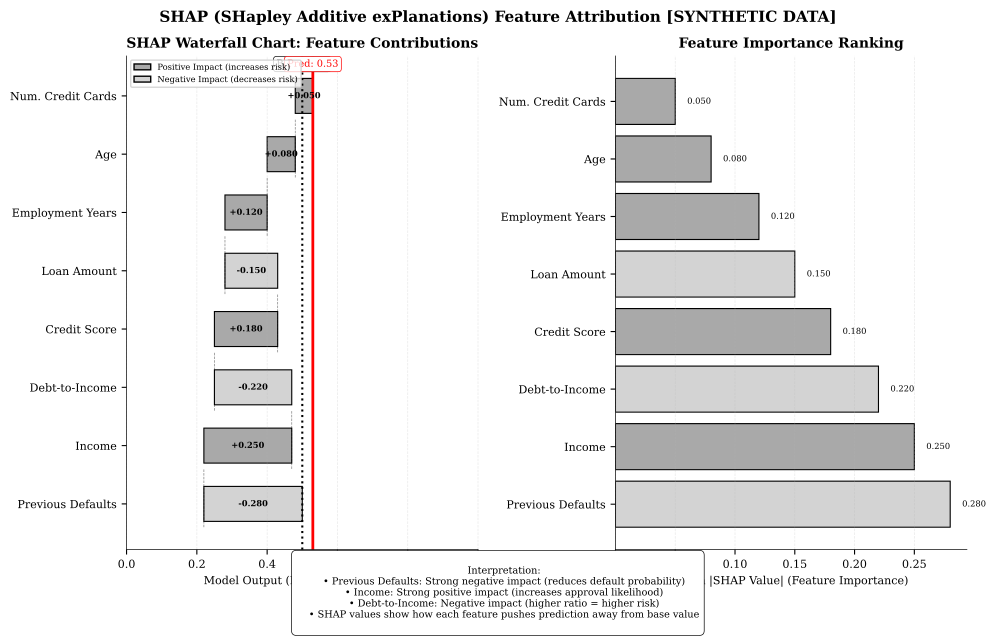

Here is the Python script that generated this plot:
"""
SHAP Waterfall Chart
Visualization of SHAP values for model explainability

Required libraries: matplotlib, numpy
Output: shap_waterfall.pdf
"""

import matplotlib.pyplot as plt
import numpy as np
from pathlib import Path

# Chart metadata for QuantLet integration
CHART_METADATA = {
    'title': 'SHAP Waterfall Chart',
    'url': 'https://github.com/Digital-AI-Finance/DigitalFinance_3/tree/main/charts/module_03_ai_ml/shap_waterfall'
}

def create_shap_waterfall():
    """Create a SHAP-style waterfall chart for feature importance explanation"""

    # Set style for academic publication
    plt.rcParams['font.family'] = 'serif'
    plt.rcParams['font.size'] = 8
    plt.rcParams['axes.linewidth'] = 0.5

    # Set random seed for reproducibility
    np.random.seed(42)

    fig, (ax1, ax2) = plt.subplots(1, 2, figsize=(10, 6))

    # Synthetic SHAP values for a credit risk prediction example
    features = [
        'Income',
        'Credit Score',
        'Debt-to-Income',
        'Employment Years',
        'Loan Amount',
        'Age',
        'Previous Defaults',
        'Num. Credit Cards'
    ]

    # SHAP values (impact on prediction)
    shap_values = np.array([0.25, 0.18, -0.22, 0.12, -0.15, 0.08, -0.28, 0.05])
    base_value = 0.5  # Base prediction (e.g., average default probability)
    prediction = base_value + np.sum(shap_values)

    # Sort by absolute SHAP value
    sorted_indices = np.argsort(np.abs(shap_values))[::-1]
    features_sorted = [features[i] for i in sorted_indices]
    shap_sorted = shap_values[sorted_indices]

    # Left panel: SHAP waterfall chart
    n_features = len(features_sorted)
    y_pos = np.arange(n_features)

    # Create waterfall
    cumulative = base_value
    positions = [cumulative]

    for val in shap_sorted:
        cumulative += val
        positions.append(cumulative)

    # Plot bars
    for i, (feature, shap_val) in enumerate(zip(features_sorted, shap_sorted)):
        start = positions[i]
        color = 'darkgray' if shap_val > 0 else 'lightgray'

        # Draw bar
        ax1.barh(i, shap_val, left=start, height=0.6,
                color=color, edgecolor='black', linewidth=0.8)

        # Add value label
        label_x = start + shap_val/2
        ax1.text(label_x, i, f'{shap_val:+.3f}',
                ha='center', va='center', fontsize=6, fontweight='bold')

        # Draw connecting line to next feature
        if i < n_features - 1:
            ax1.plot([positions[i+1], positions[i+1]],
                    [i - 0.4, i + 0.6],
                    'k--', linewidth=0.5, alpha=0.5)

    # Add base value marker
    ax1.axvline(x=base_value, color='black', linestyle=':',
               linewidth=1.5, label='Base Value')
    ax1.text(base_value, n_features - 0.5, f'Base: {base_value:.2f}',
            ha='center', fontsize=7,
            bbox=dict(boxstyle='round,pad=0.3', facecolor='white',
                     edgecolor='black', linewidth=0.5))

    # Add final prediction marker
    ax1.axvline(x=prediction, color='red', linestyle='-',
               linewidth=2, label='Prediction')
    ax1.text(prediction, n_features - 0.5, f'Pred: {prediction:.2f}',
            ha='center', fontsize=7, color='red',
            bbox=dict(boxstyle='round,pad=0.3', facecolor='white',
                     edgecolor='red', linewidth=0.5))

    ax1.set_yticks(y_pos)
    ax1.set_yticklabels(features_sorted, fontsize=8)
    ax1.set_xlabel('Model Output (Default Probability)', fontsize=8)
    ax1.set_title('SHAP Waterfall Chart: Feature Contributions',
                 fontsize=10, fontweight='bold')
    ax1.legend(loc='lower right', fontsize=7)
    ax1.grid(axis='x', alpha=0.3, linestyle='--', linewidth=0.5)
    ax1.spines['top'].set_visible(False)
    ax1.spines['right'].set_visible(False)
    ax1.set_xlim(0, 1)

    # Add legend for colors
    legend_elements = [
        plt.Rectangle((0, 0), 1, 1, fc='darkgray', edgecolor='black',
                     label='Positive Impact (increases risk)'),
        plt.Rectangle((0, 0), 1, 1, fc='lightgray', edgecolor='black',
                     label='Negative Impact (decreases risk)')
    ]
    ax1.legend(handles=legend_elements, loc='upper left', fontsize=6)

    # Right panel: SHAP summary plot (feature importance)
    ax2.barh(features_sorted, np.abs(shap_sorted),
            color=['darkgray' if v > 0 else 'lightgray' for v in shap_sorted],
            edgecolor='black', linewidth=0.8)

    # Add value labels
    for i, (feature, val) in enumerate(zip(features_sorted, shap_sorted)):
        label = f'{np.abs(val):.3f}'
        ax2.text(np.abs(val) + 0.01, i, label,
                va='center', fontsize=6)

    ax2.set_yticks(y_pos)
    ax2.set_yticklabels(features_sorted, fontsize=8)
    ax2.set_xlabel('Mean |SHAP Value| (Feature Importance)', fontsize=8)
    ax2.set_title('Feature Importance Ranking', fontsize=10, fontweight='bold')
    ax2.grid(axis='x', alpha=0.3, linestyle='--', linewidth=0.5)
    ax2.spines['top'].set_visible(False)
    ax2.spines['right'].set_visible(False)

    # Add interpretation box
    interpretation = """
    Interpretation:
    • Previous Defaults: Strong negative impact (reduces default probability)
    • Income: Strong positive impact (increases approval likelihood)
    • Debt-to-Income: Negative impact (higher ratio = higher risk)
    • SHAP values show how each feature pushes prediction away from base value
    """

    fig.text(0.5, -0.05, interpretation,
            ha='center', fontsize=7,
            bbox=dict(boxstyle='round,pad=0.5',
                     facecolor='white',
                     edgecolor='black',
                     linewidth=0.5))

    plt.suptitle('SHAP (SHapley Additive exPlanations) Feature Attribution [SYNTHETIC DATA]',
                fontsize=11, fontweight='bold', y=0.98)

    plt.tight_layout()

    # Save as PDF
    output_path = Path(__file__).parent / 'shap_waterfall.pdf'
    plt.savefig(output_path, format='pdf', dpi=300, bbox_inches='tight')
    print(f"Chart saved to: {output_path}")

    plt.close()

if __name__ == '__main__':
    create_shap_waterfall()
